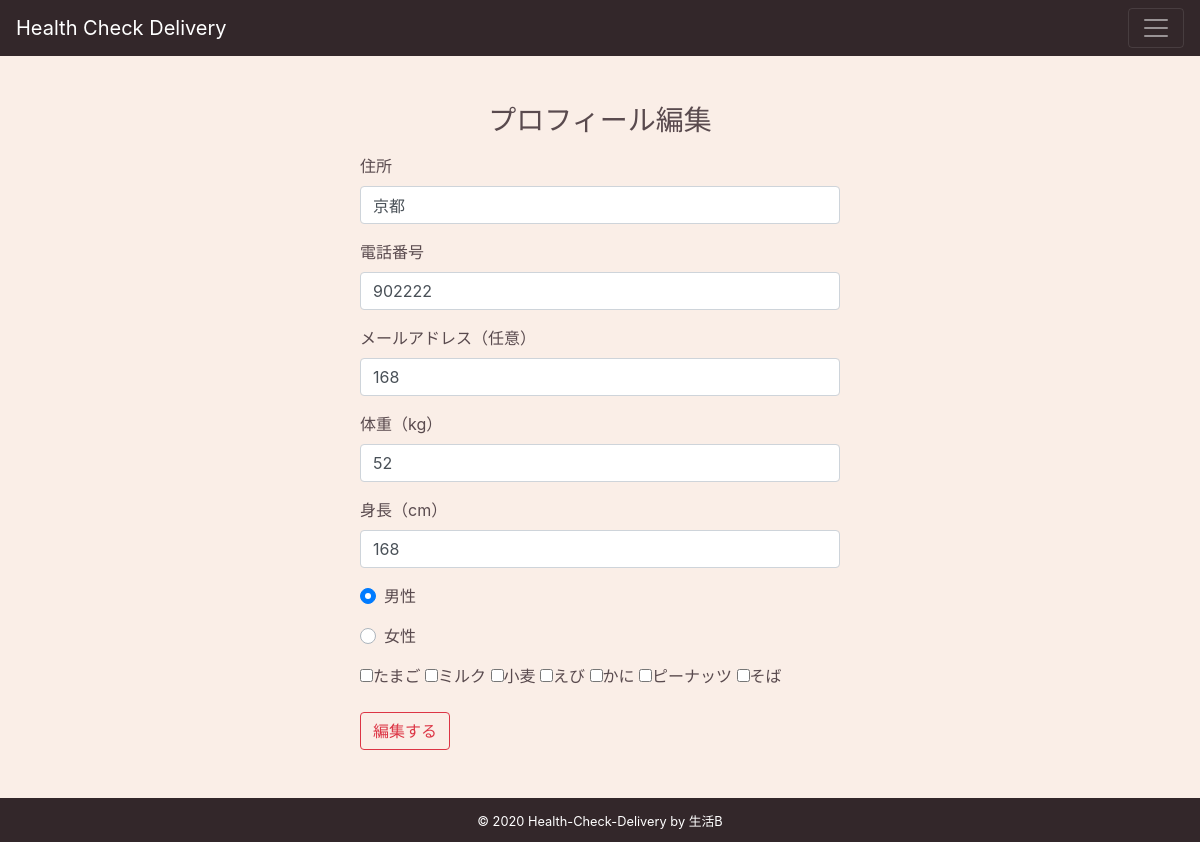
Page /鴇田/update on the committed database.
### tables this page shows
CREATE TABLE user (
  id INTEGER PRIMARY KEY AUTOINCREMENT,
  username TEXT UNIQUE NOT NULL,
  password TEXT NOT NULL,
  address TEXT NOT NULL,
  tel INTEGER NOT NULL,
  mail TEXT,
  weight INTEGER,
  height INTEGER,
  gender TEXT,
  egg INTEGER, 
  milk INTEGER, 
  wheat INTEGER, 
  shrimp INTEGER, 
  crab INTEGER, 
  peanuts INTEGER, 
  soba INTEGER
);

### flaskr/blog.py (the view, shortened to what this page needs)
@bp.route('/<user_name>/update', methods=('GET', 'POST'))
def update_1(user_name):
    user = user_get(user_name)
    return render_template('blog/update.html', user=user, user_name=user_name)

### flaskr/auth.py (called while the page is built)
@bp.before_app_request
def load_logged_in_user():
    user_id = session.get('user_id')
    if user_id is None:
        g.user = None
    else:
        g.user = get_db().execute(
            'SELECT * FROM user WHERE id = ?', (user_id,)
        ).fetchone()

### flaskr/blog.py (called while the page is built)
def user_get(user_name):
    db = get_db()
    user = db.execute(
        'SELECT *'
        ' FROM user'
        ' WHERE username = ?',
        (user_name,)
    ).fetchone()
    return user

### flaskr/db.py (called while the page is built)
def get_db():
    if 'db' not in g:
        g.db = sqlite3.connect(
            current_app.config['DATABASE'],
            detect_types=sqlite3.PARSE_DECLTYPES
        )
        g.db.row_factory = sqlite3.Row
    return g.db

### flaskr/templates/blog/update.html (shortened to what this page needs)
{% extends "layout.html" %}
{% block content %}
<h3 class="update_title text-center update_text mt-5">プロフィール編集</h3>
<form method="post" class="login_form">
  <div class="form-group update_text mt-3">
    <label for="address">住所</label>
    <input name="address" type="text" class="form-control" id="formGroupExampleInput2" value="{{ request.form['address'] or user['address'] }}" required>
  </div>
  <div class="form-group update_text mt-3">
    <label for="tel">電話番号</label>
    <input name="tel" type="text" class="form-control" id="formGroupExampleInput2" value="{{ request.form['tel'] or user['tel'] }}" required>
  </div>
  <div class="form-group update_text mt-3">
    <label for="mail">メールアドレス（任意）</label>
    <input name="mail" type="text" class="form-control" id="formGroupExampleInput2" value="{{ request.form['height'] or user['height'] }}">
  </div>
  <div class="form-group update_text mt-3">
    <label for="weight">体重（kg）</label>
    <input name="weight" class="form-control" id="formGroupExampleInput" value="{{ request.form['weight'] or user['weight'] }}" required>
  </div>
  <div class="form-group update_text mt-3">
    <label for="height">身長（cm）</label>
    <input name="height" class="form-control" id="formGroupExampleInput2" value="{{ request.form['height'] or user['height'] }}" required>
  </div>
  {% if request.form['gender'] == "male" or user['gender'] == "male" %}
  <div class="custom-control custom-radio">
    <label class="custom-control-label update_text" for="customRadio1">男性</label>
  </div>
  {% else %}
  <div class="custom-control custom-radio">
    <input type="radio" id="customRadio1" name="gender" class="custom-control-input" value="male" required>
    <label class="custom-control-label update_text" for="customRadio1">男性</label>
  </div>
  {% endif %}
  {% if request.form['gender'] == "female" or user['gender'] == "female" %}
  <div class="custom-control custom-radio">
    <input type="radio" id="customRadio2" name="gender" class="custom-control-input" value="female" checked required>
    <label class="custom-control-label update_text mt-3" for="customRadio2">女性</label>
  </div>
  {% else %}
  <div class="custom-control custom-radio">
    <label class="custom-control-label update_text mt-3" for="customRadio2">女性</label>
  </div>
  {% endif %}
  <div class="update">
    {% if request.form['egg'] == 1 or user['egg'] ==1 %}
    <label class="update_text mt-3">
      <input type="checkbox" name="allergies" value="egg" checked>たまご
    </label>
    {% else %}
    <label class="update_text mt-3">
      <input type="checkbox" name="allergies" value="egg">たまご
    </label>
    {% endif %}
    {% if request.form['milk'] == 1 or user['milk'] ==1 %}
    <label class="update_text mt-3">
      <input type="checkbox" name="allergies" value="milk" checked>ミルク
    </label>
    {% else %}
    <label class="update_text mt-3">
      <input type="checkbox" name="allergies" value="milk">ミルク
    </label>
    {% endif %}
    {% if request.form['wheat'] == 1 or user['wheat'] ==1 %}
    <label class="update_text mt-3">
      <input type="checkbox" name="allergies" value="wheat" checked>小麦
    </label>
    {% else %}
    <label class="update_text mt-3">
      <input type="checkbox" name="allergies" value="wheat">小麦
    </label>
    {% endif %}
    {% if request.form['shrimp'] == 1 or user['shrimp'] ==1 %}
    <label class="update_text mt-3">
      <input type="checkbox" name="allergies" value="shrimp" checked>えび
    </label>
    {% else %}
    <label class="update_text mt-3">
      <input type="checkbox" name="allergies" value="shrimp">えび
    </label>
    {% endif %}
    {% if request.form['crab'] == 1 or user['crab'] ==1 %}
    <label class="update_text mt-3">
      <input type="checkbox" name="allergies" value="crab" checked>かに
    </label>
    {% else %}
    <label class="update_text mt-3">
      <input type="checkbox" name="allergies" value="crab">かに
    </label>
    {% endif %}
    {% if request.form['peanuts'] == 1 or user['peanuts'] ==1 %}
    <label class="update_text mt-3">
      <input type="checkbox" name="allergies" value="peanuts" checked>ピーナッツ(落花生)
    </label>
    {% else %}
    <label class="update_text mt-3">
      <input type="checkbox" name="allergies" value="peanuts">ピーナッツ
    </label>
    {% endif %}
    {% if request.form['soba'] == 1 or user['soba'] ==1 %}
    <label class="update_text mt-3">
      <input type="checkbox" name="allergies" value="soba" checked>そば
    </label>
    {% else %}
    <label class="update_text mt-3">
      <input type="checkbox" name="allergies" value="soba">そば
    </label>
    {% endif %}
  </div>
  <button type="submit" class="btn btn-outline-danger mt-3" value="編集する">編集する</button>
</form>
{% endblock %}

### flaskr/static/css/style.css (style rules this page uses)
#body { background-color: #faeee7; display: flex; flex-direction: column; min-height: 100vh; }
.login_form { width: 80%; margin: 0 auto; }
.update_title { width: 80%; margin: 0 auto; }
.update_text { color: #594a4e; }
button { padding: 10px; background-color: #fff; border: 1px solid #282828; border-radius: 2px; cursor: pointer; }

### rows in the picture
user: address "京都", tel "902222", mail "168", weight "52", height "168"
